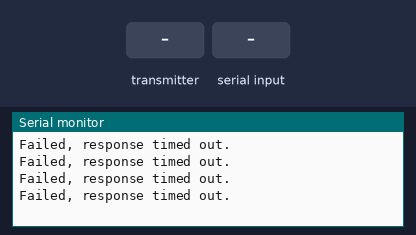
Bench run of a sketch on a simulated Arduino Uno, built with avr-gcc and run on an emulated ATmega328P. On the bench: the last lines printed to the serial monitor. Inputs (shaded band) come from the test bench. No radio packets arrive unless stated.

Above: at 1.2 s.
1.3 s: the transmitter starts sending got_time = 0
At 1.41 s:
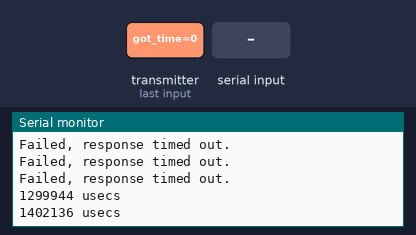
2.9 s: "R" received over Serial
At 2.94 s:
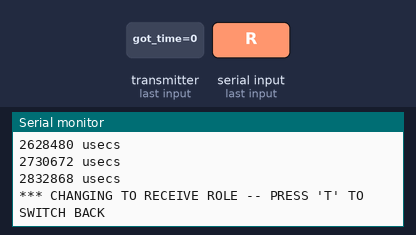
4.4 s: "T" received over Serial
At 4.54 s:
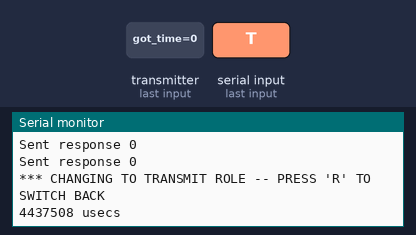
Timing chart, 0 to 7.4 s (numbered marks = the images above; inputs shaded):
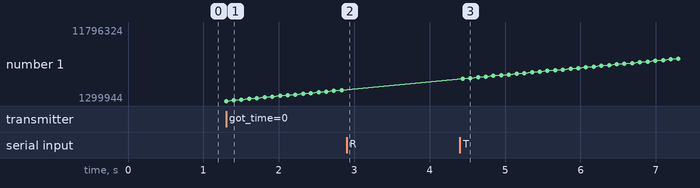

The sketch:

pingpair_basic.ino
```cpp
/*
* Getting Started example sketch for nRF24L01+ radios
* This is a very basic example of how to send data from one node to another
* Updated: Dec 2014 by TMRh20
*/

#include <SPI.h>
#include "RF24.h"

/****************** User Config ***************************/
/***      Set this radio as radio number 0 or 1         ***/
bool radioNumber = 0;

/* Hardware configuration: Set up nRF24L01 radio on SPI bus plus pins 7 & 8 */
RF24 radio(9,10);
/**********************************************************/

byte addresses[][6] = {"1Node","2Node"};

// Used to control whether this node is sending or receiving
bool role = 1;

void setup() {
  Serial.begin(57600);
  Serial.println(F("RF24/examples/GettingStarted"));
  Serial.println(F("*** PRESS 'T' to begin transmitting to the other node"));

  radio.begin();

  // Set the PA Level low to prevent power supply related issues since this is a
 // getting_started sketch, and the likelihood of close proximity of the devices. RF24_PA_MAX is default.
  radio.setPALevel(RF24_PA_LOW);

  // Open a writing and reading pipe on each radio, with opposite addresses
  if(radioNumber){
    radio.openWritingPipe(addresses[1]);
    radio.openReadingPipe(1,addresses[0]);
  }else{
    radio.openWritingPipe(addresses[0]);
    radio.openReadingPipe(1,addresses[1]);
  }

  // Start the radio listening for data
  radio.startListening();
}

void loop() {


/****************** Ping Out Role ***************************/
if (role == 1)  {

    radio.stopListening();                                    // First, stop listening so we can talk.


    //Serial.println(F("Now sending"));

    unsigned long time = micros();                             // Take the time, and send it.  This will block until complete
     if (!radio.write( &time, sizeof(unsigned long) )){
       Serial.println(F("failed"));
     }

    radio.startListening();                                    // Now, continue listening

    unsigned long started_waiting_at = micros();               // Set up a timeout period, get the current microseconds
    boolean timeout = false;                                   // Set up a variable to indicate if a response was received or not

    while ( ! radio.available() ){                             // While nothing is received
      if (micros() - started_waiting_at > 200000 ){            // If waited longer than 200ms, indicate timeout and exit while loop
          timeout = true;
          break;
      }
    }

    if ( timeout ){                                             // Describe the results
        Serial.println(F("Failed, response timed out."));
    }else{
        unsigned long got_time;                                 // Grab the response, compare, and send to debugging spew
        radio.read( &got_time, sizeof(unsigned long) );
        unsigned long time = micros();

        // Spew it
        //Serial.print(F("Sent "));
        //Serial.print(time);
        //Serial.print(F(", Got response "));
        //Serial.print(got_time);
        //Serial.print(F(", Round-trip delay "));
        Serial.print(time-got_time);
        Serial.println(F(" usecs"));
    }

    // Try again 1s later
    delay(100);
  }


/****************** Pong Back Role ***************************/

  if ( role == 0 )
  {
    unsigned long got_time;

    if( radio.available()){
                                                                    // Variable for the received timestamp
      while (radio.available()) {                                   // While there is data ready
        radio.read( &got_time, sizeof(unsigned long) );             // Get the payload
      }

      radio.stopListening();                                        // First, stop listening so we can talk
      radio.write( &got_time, sizeof(unsigned long) );              // Send the final one back.
      radio.startListening();                                       // Now, resume listening so we catch the next packets.
      Serial.print(F("Sent response "));
      Serial.println(got_time);
   }
 }


/****************** Change Roles via Serial Commands ***************************/

  if ( Serial.available() )
  {
    char c = toupper(Serial.read());
    if ( c == 'T' && role == 0 ){
      Serial.println(F("*** CHANGING TO TRANSMIT ROLE -- PRESS 'R' TO SWITCH BACK"));
      role = 1;                  // Become the primary transmitter (ping out)

   }else
    if ( c == 'R' && role == 1 ){
      Serial.println(F("*** CHANGING TO RECEIVE ROLE -- PRESS 'T' TO SWITCH BACK"));
       role = 0;                // Become the primary receiver (pong back)
       radio.startListening();

    }
  }


} // Loop
```

Measured:
- after the input at 1.3 s, the serial monitor: prints a new line at once (image 1)
- after the input at 2.9 s, the serial monitor: prints a new line at once (image 2)
- after the input at 4.4 s, the serial monitor: prints a new line at once (image 3)
- plotted number 1: 2832868 → 11796324 after the input at 4.4 s
